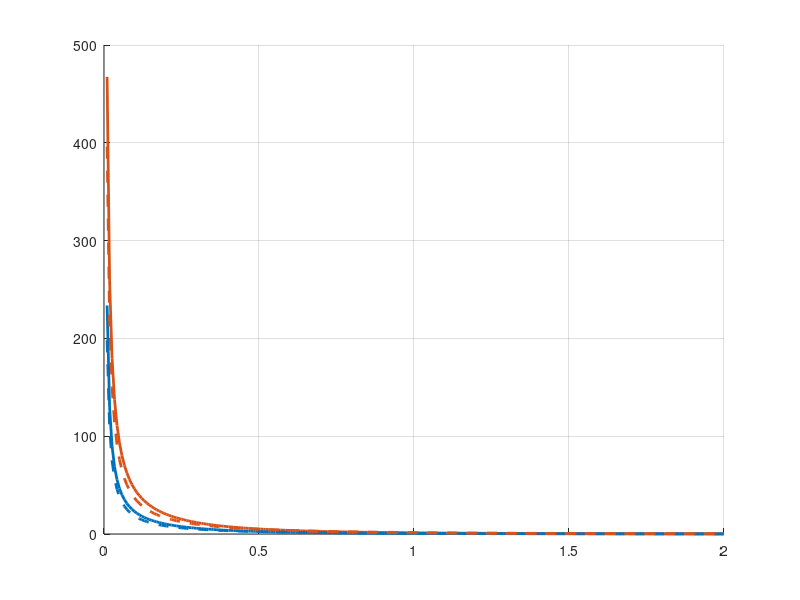

Write the MATLAB code that produced this figure. (Note: this script raises an error after producing the figure.)
clear all;
%close all;
%addpath("/home/ilari/fillbetweenareacurve")
rho=log(10)/10;
%% muLoS=0*rho;
%% muNLoS=-12*rho
muLoS=0*rho;
muNLoS=-26*rho;

%% sigmaLoS=2.8*rho;
%% sigmaNLoS=9*rho
sigmaLoS=4*rho;
sigmaNLoS=6*rho;

%mLoS=exp(muLoS+sigmaLoS^2)/sqrt(2);
%mNLoS=exp(muNLoS+sigmaNLoS^2)/sqrt(2);
%%mLoS=exp(muLoS+sigmaLoS^2/2);
%%mNLoS=exp(muNLoS+sigmaNLoS^2/2);
%mLoS = sqrt(exp(2*muLoS+sigmaLoS^2)*(-1+exp(sigmaLoS^2)));
%mNLoS = sqrt(exp(2*muNLoS+sigmaNLoS^2)*(-1+exp(sigmaNLoS^2)));


%beta=2.3;
kappa=2;

elevation1=90;
elevation2=80;
elevation3=60;

lnLoS = makedist('Lognormal','mu',muLoS,'sigma',sigmaLoS);
lnNLoS = makedist('Lognormal','mu',muNLoS,'sigma',sigmaNLoS)


%pLoS=exp(-beta*cot(deg2rad(elevation1)));

pLoS=0.992;
%pLoS=0.613
a = (2*exp(muNLoS+sigmaNLoS^2/2)*(-1+pLoS)-2*exp(muLoS+sigmaLoS^2/2)*pLoS)/(exp(2*(muNLoS+sigmaNLoS^2))*(-1+pLoS)-exp(2*(muLoS+sigmaLoS^2))*pLoS);
b=(-exp(2*muNLoS+sigmaNLoS^2)*(-1+pLoS)+exp(2*(muLoS+sigmaLoS^2))*pLoS)/(2*(exp(muNLoS+sigmaNLoS^2/2)*(-1+pLoS)-exp(muLoS+sigmaLoS^2/2)*pLoS)^2);
1/b
kappa=2/(1/b);
%a=1/2*exp(muNLoS+3*sigmaNLoS^2/2);
lnFH1 = @(t) kappa*pLoS*(1-cdf(lnLoS,t/a))./t+kappa*(1-pLoS)*(1-cdf(lnNLoS,t/a))./t;
%%pLoS=exp(-beta*cot(deg2rad(elevation2)));
%% pLoS=0.968;
%% lnFH2 = @(t) kappa*pLoS*(1-cdf(lnLoS,t))./t+kappa*(1-pLoS)*(1-cdf(lnNLoS,t))./t;
%%pLoS=exp(-beta*cot(deg2rad(elevation3)));

expFH1 = @(t) (1/b).*kappa*(exp(-t))./t;


%pLoS=0.613;
pLoS=0.992;
a = (2*exp(muNLoS+sigmaNLoS^2/2)*(-1+pLoS)-2*exp(muLoS+sigmaLoS^2/2)*pLoS)/(exp(2*(muNLoS+sigmaNLoS^2))*(-1+pLoS)-exp(2*(muLoS+sigmaLoS^2))*pLoS);
b=(-exp(2*muNLoS+sigmaNLoS^2)*(-1+pLoS)+exp(2*(muLoS+sigmaLoS^2))*pLoS)/(2*(exp(muNLoS+sigmaNLoS^2/2)*(-1+pLoS)-exp(muLoS+sigmaLoS^2/2)*pLoS)^2);
kappa=4/(1/b);
expFH2 = @(t) (1./b).*kappa*(exp(-t))./t;
lnFH2 = @(t) kappa*pLoS*(1-cdf(lnLoS,t/a))./t+kappa*(1-pLoS)*(1-cdf(lnNLoS,t/a))./t;



%% pLoS=0.992;
%% a = (2*exp(muNLoS+sigmaNLoS^2/2)*(-1+pLoS)-2*exp(muLoS+sigmaLoS^2/2)*pLoS)/(exp(2*(muNLoS+sigmaNLoS^2))*(-1+pLoS)-exp(2*(muLoS+sigmaLoS^2))*pLoS);
%% b=(-exp(2*muNLoS+sigmaNLoS^2)*(-1+pLoS)+exp(2*(muLoS+sigmaLoS^2))*pLoS)/(2*(exp(muNLoS+sigmaNLoS^2/2)*(-1+pLoS)-exp(muLoS+sigmaLoS^2/2)*pLoS)^2);
%% 1/b
%% kappa=1.8*b/log(2);
%% expFH3 = @(t) (1./b).*kappa*(exp(-t))./t;
%% lnFH3 = @(t) kappa*pLoS*(1-cdf(lnLoS,t/a))./t+kappa*(1-pLoS)*(1-cdf(lnNLoS,t/a))./t;

%% pLoS=0.613;
%% a = (2*exp(muNLoS+sigmaNLoS^2/2)*(-1+pLoS)-2*exp(muLoS+sigmaLoS^2/2)*pLoS)/(exp(2*(muNLoS+sigmaNLoS^2))*(-1+pLoS)-exp(2*(muLoS+sigmaLoS^2))*pLoS);
%% b=(-exp(2*muNLoS+sigmaNLoS^2)*(-1+pLoS)+exp(2*(muLoS+sigmaLoS^2))*pLoS)/(2*(exp(muNLoS+sigmaNLoS^2/2)*(-1+pLoS)-exp(muLoS+sigmaLoS^2/2)*pLoS)^2);
%% 1/b
%% kappa=1.8*b/log(2);
%% expFH4 = @(t) (1./b).*kappa*(exp(-t))./t;
%% lnFH4 = @(t) kappa*pLoS*(1-cdf(lnLoS,t/a))./t+kappa*(1-pLoS)*(1-cdf(lnNLoS,t/a))./t;


min=0.01;
max = 2;

% Create figure
figure1 = figure;
%Create axes
axes1 = axes('Parent',figure1);
hold(axes1,'on');


t=linspace(min,max,250);
%plot([-1],[-1],'color','black','linewidth',2)
%plot([-1],[-1],'--','color','black','linewidth',2)
%plot(t,1.8/log(2)./t.*(t<=1),'-.', 'color','black','linewidth',2)

plot(t,lnFH1(t),'color','#0072BD','linewidth',2)
plot(t,lnFH2(t),'color','#D95319','linewidth',2)
%plot(t,lnFH3(t),'color','#A2142F','linewidth',2)
%plot(t,lnFH4(t),'color','#A2142F','linewidth',2)

plot(t,expFH1(t),'--','color','#0072BD','linewidth',2)
plot(t,expFH2(t),'--','color','#D95319','linewidth',2)
% plot(t,expFH3(t),'--', 'color','#A2142F','linewidth',2)
% plot(t,expFH4(t),'--', 'color','#A2142F','linewidth',2)


grid on
ax = gca;
ax.FontSize = 14;

pbaspect([2 1 1])
axis([[0,2],[0,8]])

ylabel('$\lambda_{\mathcal{G}}(t)$','FontSize',14,'Interpreter','latex','Rotation',0)
xlabel('t','FontSize',14,'Interpreter','latex')
% Create title
title('Density of the GP',...
      'Interpreter','latex');

%% fill([t,fliplr(t)],[lnFH1(t),fliplr(expFH1(t))],[0 0.4470 0.7410],'FaceAlpha',0.3,'EdgeColor','none');

%%  fill([t,fliplr(t)],[lnFH2(t),fliplr(expFH2(t))],[0.8500 0.3250 0.0980],'FaceAlpha',0.3,'EdgeColor','none');

%fill([t,fliplr(t)],[lnFH3(t),fliplr(expFH3(t))],[0.9290 0.6940 0.1250],'FaceAlpha',0.3,'EdgeColor','none');


legend('Gaussian mixture shadowing','Defective exponential shadowing',...
    'Interpreter','latex',...
    'FontSize',14)
fontsize(14,"points")

% Create text
text('Parent',axes1,'FontSize',14,'Interpreter','latex',...
    'String','$ \kappa \upsilon=4 \log(2)$',...
    'Position',[0.533561643835616 4.67458554444856 0],...
    'Color',[0.635 0.078 0.184]);

% Create text
text('Parent',axes1,'FontSize',14,'Interpreter','latex',...
    'String',' $ \kappa \upsilon =2\log(2)$',...
    'Position',[0.0197260273972603 1.70654901476819 0],...
    'Color',[0 0.447058823529412 0.741176470588235]);
 %% text('Parent',axes1,'FontSize',14,'Interpreter','latex',...
 %%     'String','$\}$',...
 %%     'Position',[0.00691244239631361 0.214714714714713 0]);

%%  % Create arrow
%%  annotation(figure1,'arrow',[0.287719298245614 0.371929824561403],...
%%      [0.196777777777778 0.306666666666667]);

%% %% % Create textbox
%%  annotation(figure1,'textbox',...
%%      [0.21 0.127571429777722 0.0508928561583162 0.0642857130794298],...
%%      'String',{','},...
%%      'LineStyle','none');

latex2axes(figure1,"Times New Roman",14,"normal")
